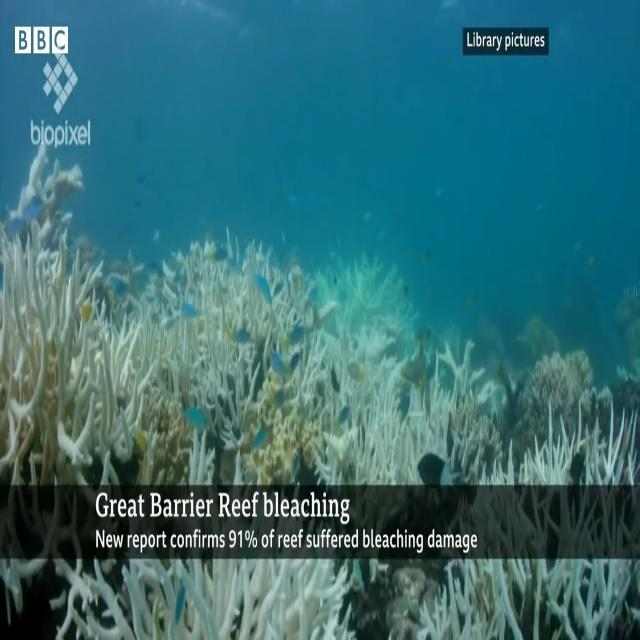
#> input picture citra_karang/dataset/test/rusak/1.jpg, 640 x 640 px
$ python -i app.py   (imports and definitions only)   (older library calls are emulated)
#> lines starting #> are read from the running program, lines starting #| are printed output that depends on the picture
#> further down, picture is the input picture: shape (640, 640, 3); mean B, G, R 116.9, 110.1, 53.6
from flask import Flask, render_template, request, jsonify
import numpy as np
import cv2
import joblib
import os

from skimage.feature import graycomatrix, graycoprops, local_binary_pattern

# [1 line not run here, left out]
# [1 line that did not run here, left out]

# =========================
# LOAD MODEL
# =========================
# [2 lines not run here, left out]

CLASS_NAMES = {
    0: "Terumbu Karang SEHAT",
    1: "Terumbu Karang RUSAK / MATI"
}

# =========================
# FEATURE EXTRACTION (HARUS SAMA DENGAN TRAINING)
# =========================
def extract_features(img):

    img = cv2.resize(img, (256, 256))
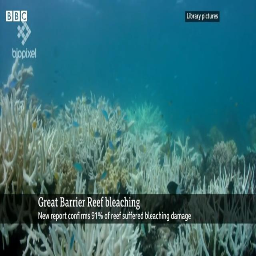
#> img: shape (256, 256, 3); mean of channels 0, 1, 2 116.9, 110.1, 53.5; drawn as B, G, R
    gray = cv2.cvtColor(img, cv2.COLOR_BGR2GRAY)
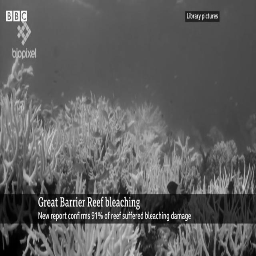
#> gray: shape (256, 256); min 0, max 253, mean 94
    gray = cv2.equalizeHist(gray)
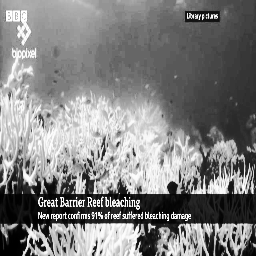
#> gray: shape (256, 256); min 0, max 255, mean 128.7

    # ========= GLCM =========
    angles = [0, np.pi/4, np.pi/2, 3*np.pi/4]

    glcm = graycomatrix(
        gray,
        distances=[1, 2, 3],
        angles=angles,
        levels=256,
        symmetric=True,
        normed=True
    )

    contrast = graycoprops(glcm, 'contrast').mean()
#> contrast = 2368.7
    correlation = graycoprops(glcm, 'correlation').mean()
#> correlation = 0.781
    energy = graycoprops(glcm, 'energy').mean()
#> energy = 0.0475
    homogeneity = graycoprops(glcm, 'homogeneity').mean()
#> homogeneity = 0.282
    dissimilarity = graycoprops(glcm, 'dissimilarity').mean()
#> dissimilarity = 22.78
    asm = graycoprops(glcm, 'ASM').mean()
#> asm = 0.00228

    glcm_features = [
        contrast,
        correlation,
        energy,
        homogeneity,
        dissimilarity,
        asm
    ]
#> glcm_features = [2368.7, 0.781, 0.0475, 0.282, 22.78, 0.00228]

    # ========= LBP =========
    radius = 3
    points = 8 * radius  # 24

    lbp = local_binary_pattern(
        gray,
        P=points,
        R=radius,
        method="uniform"
    )
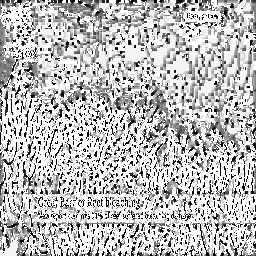
#> lbp: shape (256, 256) float64; min 0, max 25, mean 18.4; drawn with min black and max white

    hist, _ = np.histogram(
        lbp.ravel(),
        bins=np.arange(0, points + 3),
        range=(0, points + 2)
    )
#> hist = 26 values, max 25253 at index 25, min 644 at index 6, mean 2520.6

    hist = hist.astype("float")
    hist = hist / (hist.sum() + 1e-7)
#> hist = 26 values, max 0.385 at index 25, min 0.00983 at index 6, mean 0.0385

    # ========= COMBINE =========
    features = np.hstack([glcm_features, hist])
#> features = 32 values, max 2368.7 at index 0, min 0.00228 at index 5, mean 74.8

    return features


# =========================
# ROUTES
# =========================
# [3 lines that did not run here, left out]

# [3 lines that did not run here, left out]

# [3 lines that did not run here, left out]


# =========================
# PREDICT
# =========================
# [60 lines that did not run here, left out]


# [11 lines not run here, left out]

>>> import cv2
>>> picture = cv2.imread('dataset/test/rusak/1.jpg')
>>> result = extract_features(picture)
#> result has the same summary as features in extract_features

$ run again, on citra_karang/dataset/test/rusak/coral2_jpeg_jpg.rf.f3c21b3561c7f99e9fb1de2080207e20.jpg
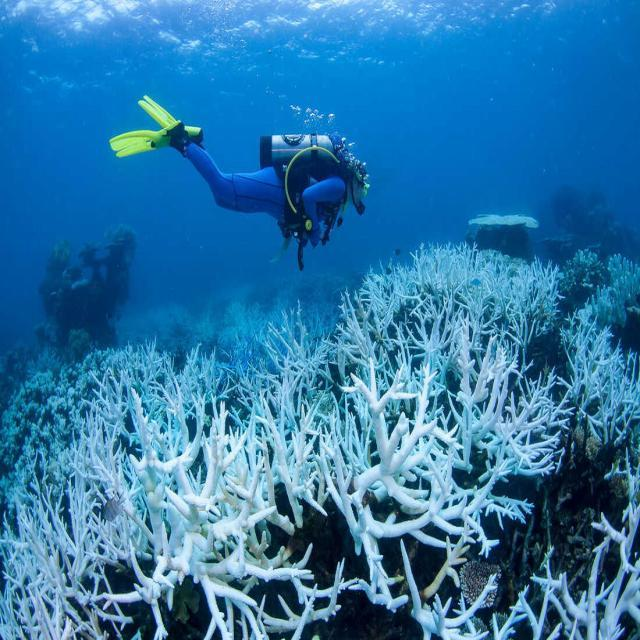
#> input picture citra_karang/dataset/test/rusak/coral2_jpeg_jpg.rf.f3c21b3561c7f99e9fb1de2080207e20.jpg, 640 x 640 px
#> picture is the input picture: shape (640, 640, 3); mean B, G, R 168.4, 119.7, 44.8
#> in extract_features, `gray = cv2.equalizeHist(gray)`:
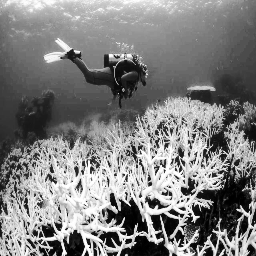
#> gray: shape (256, 256); min 0, max 255, mean 128.4
#> contrast = 2994.4
#> correlation = 0.722
#> energy = 0.0297
#> homogeneity = 0.193
#> dissimilarity = 28.87
#> asm = 0.000896
#> glcm_features = [2994.4, 0.722, 0.0297, 0.193, 28.87, 0.000896]
#> in extract_features, `lbp = local_binary_pattern( gray, P=points, R=radius, method="uniform" )`:
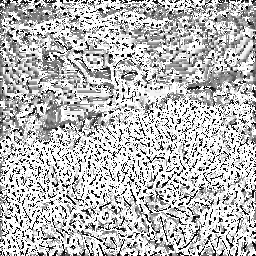
#> lbp: shape (256, 256) float64; min 0, max 25, mean 18.2; drawn with min black and max white
#> in extract_features, `hist, _ = np.histogram( lbp.ravel(), bins=np.arange(0, points + 3), ra..`: hist = 26 values, max 28444 at index 25, min 520 at index 6, mean 2520.6
#> in extract_features, `hist = hist / (hist.sum() + 1e-7)`: hist = 26 values, max 0.434 at index 25, min 0.00793 at index 6, mean 0.0385
#> features = 32 values, max 2994.4 at index 0, min 0.000896 at index 5, mean 94.54
#> result has the same summary as features in extract_features

$ run again, on citra_karang/dataset/test/rusak/coral4_jpeg_jpg.rf.d19dc421350643eb19ef63afe09825c2.jpg
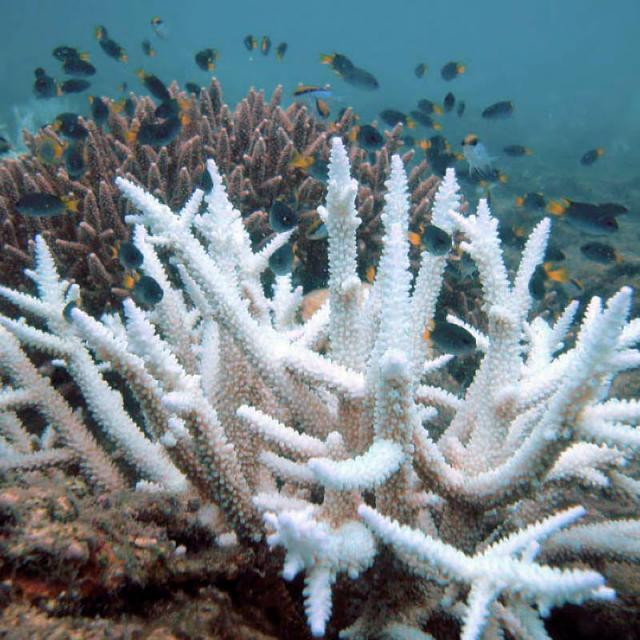
#> input picture citra_karang/dataset/test/rusak/coral4_jpeg_jpg.rf.d19dc421350643eb19ef63afe09825c2.jpg, 640 x 640 px
#> picture is the input picture: shape (640, 640, 3); mean B, G, R 135.3, 128.1, 111.2
#> in extract_features, `gray = cv2.equalizeHist(gray)`:
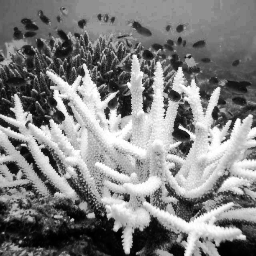
#> gray: shape (256, 256); min 0, max 255, mean 128.3
#> contrast = 1578.6
#> correlation = 0.855
#> energy = 0.0283
#> homogeneity = 0.144
#> dissimilarity = 23.43
#> asm = 0.000808
#> glcm_features = [1578.6, 0.855, 0.0283, 0.144, 23.43, 0.000808]
#> in extract_features, `lbp = local_binary_pattern( gray, P=points, R=radius, method="uniform" )`:
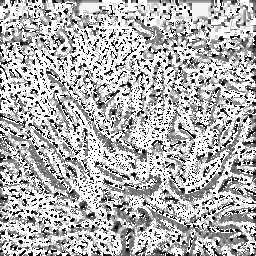
#> lbp: shape (256, 256) float64; min 0, max 25, mean 17.5; drawn with min black and max white
#> in extract_features, `hist, _ = np.histogram( lbp.ravel(), bins=np.arange(0, points + 3), ra..`: hist = 26 values, max 25972 at index 25, min 731 at index 6, mean 2520.6
#> in extract_features, `hist = hist / (hist.sum() + 1e-7)`: hist = 26 values, max 0.396 at index 25, min 0.0112 at index 6, mean 0.0385
#> features = 32 values, max 1578.6 at index 0, min 0.000808 at index 5, mean 50.13
#> result has the same summary as features in extract_features

$ run again, on citra_karang/dataset/test/rusak/youtube-101_jpg.rf.7493baada8f2f56695edb68e02bad02c.jpg
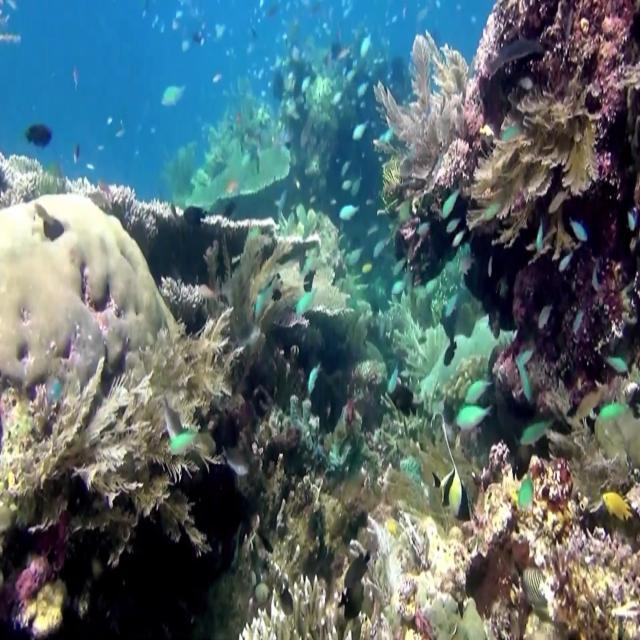
#> input picture citra_karang/dataset/test/rusak/youtube-101_jpg.rf.7493baada8f2f56695edb68e02bad02c.jpg, 640 x 640 px
#> picture is the input picture: shape (640, 640, 3); mean B, G, R 110.8, 107.1, 87.7
#> in extract_features, `gray = cv2.equalizeHist(gray)`:
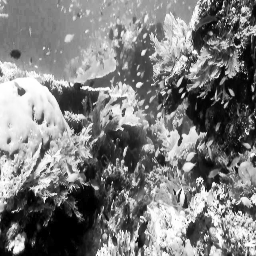
#> gray: shape (256, 256); min 0, max 255, mean 125.5
#> contrast = 2063.7
#> correlation = 0.817
#> energy = 0.0234
#> homogeneity = 0.13
#> dissimilarity = 27.65
#> asm = 0.000553
#> glcm_features = [2063.7, 0.817, 0.0234, 0.13, 27.65, 0.000553]
#> in extract_features, `lbp = local_binary_pattern( gray, P=points, R=radius, method="uniform" )`:
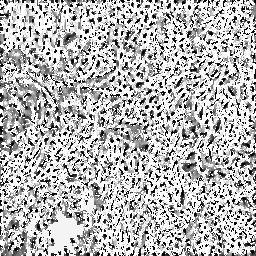
#> lbp: shape (256, 256) float64; min 0, max 25, mean 17.8; drawn with min black and max white
#> in extract_features, `hist, _ = np.histogram( lbp.ravel(), bins=np.arange(0, points + 3), ra..`: hist = 26 values, max 27874 at index 25, min 877 at index 6, mean 2520.6
#> in extract_features, `hist = hist / (hist.sum() + 1e-7)`: hist = 26 values, max 0.425 at index 25, min 0.0134 at index 6, mean 0.0385
#> features = 32 values, max 2063.7 at index 0, min 0.000553 at index 5, mean 65.42
#> result has the same summary as features in extract_features
